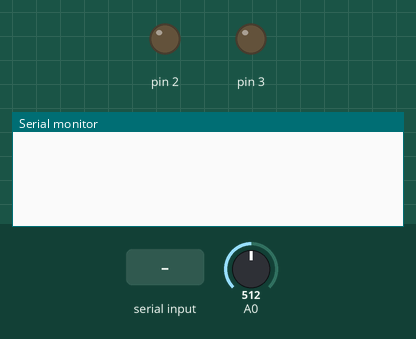
Recording of a sketch running on a simulated Arduino Uno, built with avr-gcc and run on an emulated ATmega328P. Parts: output pins drawn as LEDs (lit = HIGH), the last lines printed to the serial monitor. The inputs (shaded band) are chosen by the test bench; at power-on: A0 = 512.

Above: at 1.2 s.
1.3 s: "G\n" received over Serial
At 2.5 s:
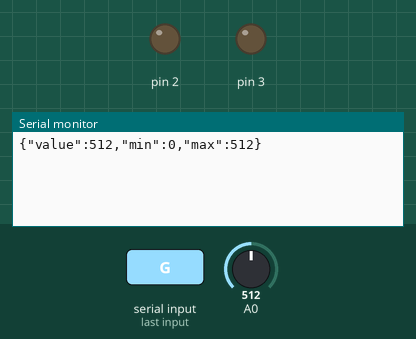
2.8 s: byte 80 ('P') received over Serial
At 4.4 s:
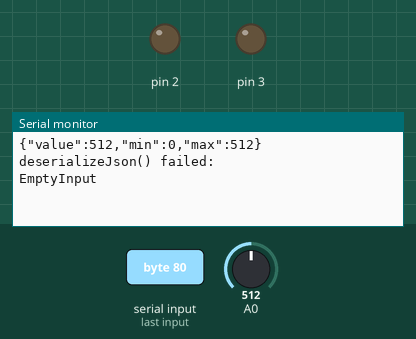

The sketch:

04_Serial_Send_Receive_Json.ino
```cpp
// Using: ArduinoJson by Benoit Blanchon
// v6.21.5
#include <ArduinoJson.h>

int a0Val;
int a0Min;
int a0Max;

void sendData() {
  StaticJsonDocument<128> mJson;
  // JsonObject data = mJson.createNestedObject("data");

  mJson["value"] = a0Val;
  mJson["min"] = a0Min;
  mJson["max"] = a0Max;

  String jsonTextTx = "";
  serializeJson(mJson, jsonTextTx);

  Serial.println(jsonTextTx);
}

void receiveData(const char* jsonText) {
  StaticJsonDocument<128> mJson;
  DeserializationError error = deserializeJson(mJson, jsonText);

  if (error) {
    Serial.println(F("deserializeJson() failed: "));
    Serial.println(error.f_str());
    return;
  }

  int x = mJson["x"];
  int y = mJson["y"];
  int w = mJson["w"];
  int h = mJson["h"];

  int xVal = map(x, 0, w, 0, 255);
  int yVal = map(y, 0, h, 0, 255);

  analogWrite(2, xVal);
  analogWrite(3, yVal);
}

void setup() {
  Serial.begin(9600);
  while (!Serial) {}

  pinMode(2, OUTPUT);
  pinMode(3, OUTPUT);
  analogWrite(2, 0);
  analogWrite(3, 0);
}

void loop() {
  a0Val = analogRead(A0);
  a0Min = min(a0Min, a0Val);
  a0Max = max(a0Max, a0Val);

  if (Serial.available() > 0) {
    int byteIn = Serial.read();
    if (byteIn == 'G') {
      Serial.flush();
      sendData();
    } else if (byteIn == 'P') {
      String inString = Serial.readStringUntil('\n');
      receiveData(inString.c_str());
    }
  }
  delay(2);
}
```

Measured:
- after the input at 1.3 s, the serial monitor: prints a new line at once (image 1)
- after the input at 2.8 s, the serial monitor: prints a new line after 1.0 s (image 2)
